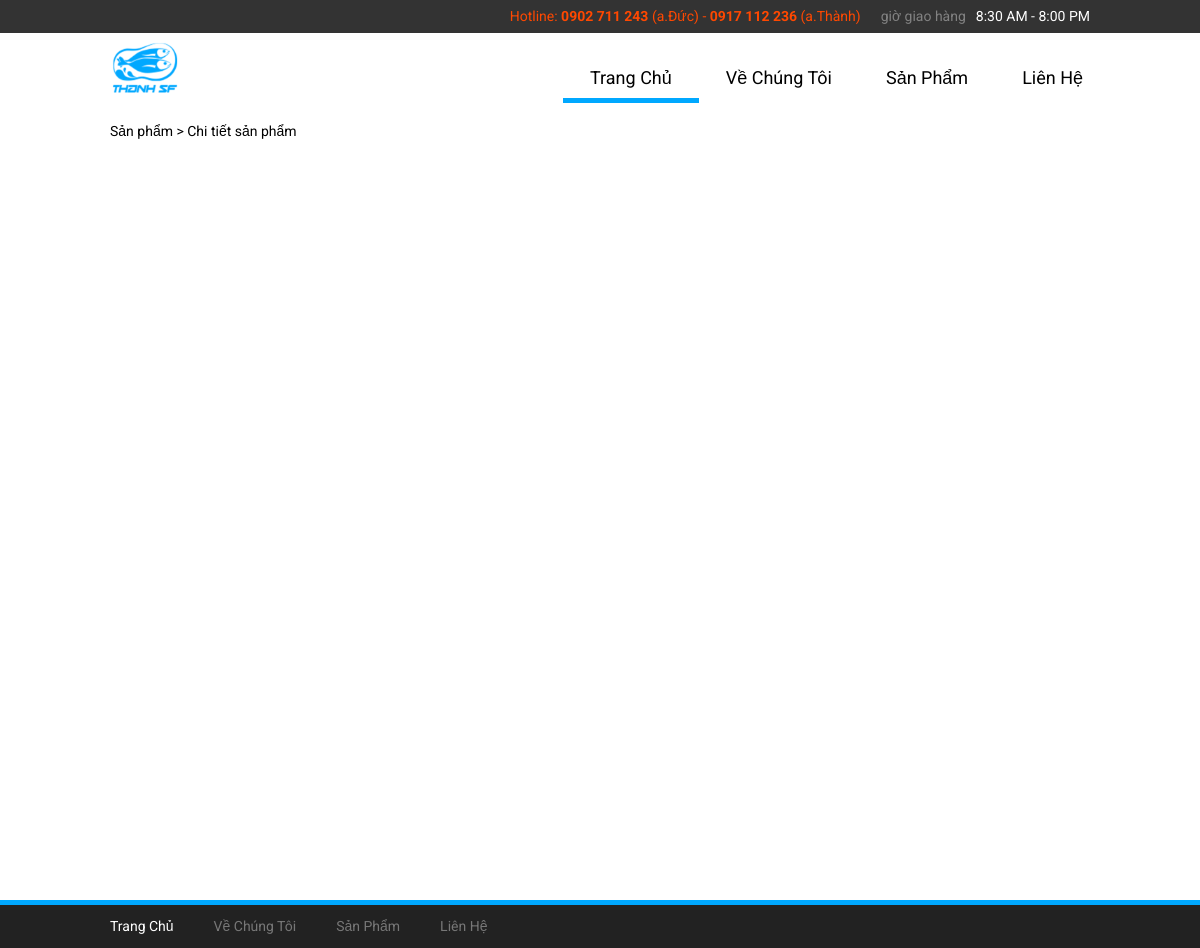
Page /product-detail.php?proCode=GA168895153 on the earlier database version.
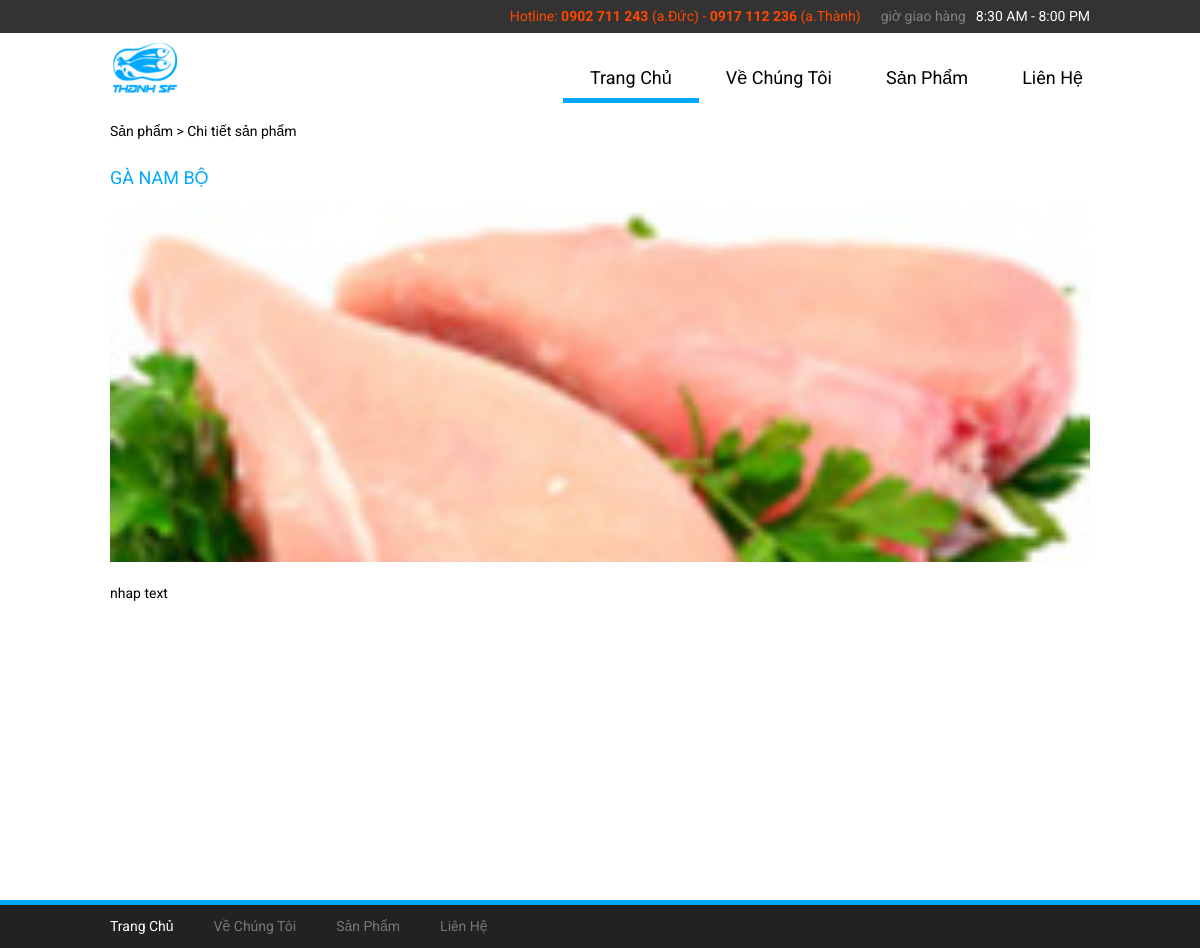
Same page on the later database version.
### tables this page shows
CREATE TABLE IF NOT EXISTS `products` (
  `pro_id` int(32) NOT NULL AUTO_INCREMENT,
  `pro_code` varchar(32) NOT NULL,
  `pro_name` varchar(32) NOT NULL,
  `pro_image` varchar(1024) NOT NULL,
  `pro_brand` varchar(32) NOT NULL,
  `pro_amount` int(32) NOT NULL,
  `pro_detail` varchar(1024) NOT NULL,
  `pro_writer` varchar(32) NOT NULL,
  `pro_insert_date` varchar(32) NOT NULL,
  `pro_expired` varchar(32) NOT NULL,
  `pro_rate` int(32) NOT NULL,
  `pro_price` int(32) NOT NULL,
  `pro_saleoff` int(32) NOT NULL,
  `pro_price_total` int(32) NOT NULL,
  `pro_type` int(11) NOT NULL DEFAULT '0',
  PRIMARY KEY (`pro_id`)
);

### includes/product.php (the view, shortened to what this page needs)
<?php
function pro_detail($pro_path_img_slider,$pro_file_img){
    $pro_code = $_REQUEST['proCode'];
$pro_item = mysql_query("SELECT * FROM products WHERE pro_code = '$pro_code'");
$row = mysql_fetch_assoc($pro_item);
echo '<div class="title">
                            <h4>' . $row["pro_name"] . '</h4></div>
                        <div class="image"><img src="'.$pro_path_img_slider.$row["pro_image"].'"></div>
                        <div>
                            <p>
                                ' . $row["pro_detail"] . '
                            </p>
                        </div>';
}
?>

Differences in the rows shown:
added products: pro_name "GÀ NAM BỘ", pro_image (picture), pro_detail "nhap text"
